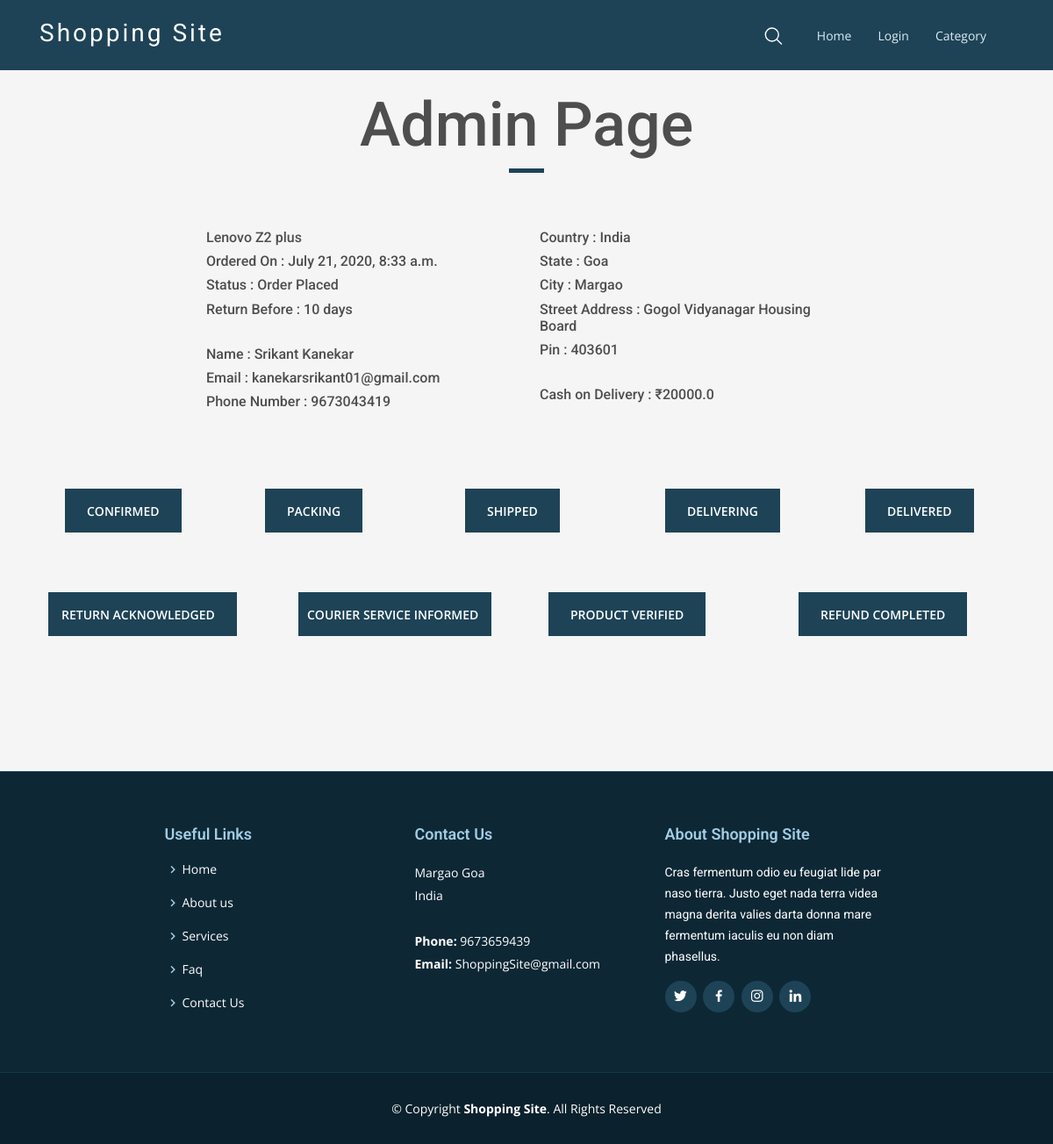
/admin_product_page/12, run on the app's committed database.
### products/models.py (models this page shows, shortened)
class Admin(models.Model):
    ordered_product = models.ForeignKey(Product, on_delete=models.CASCADE, related_name='admin')
    customer = models.ForeignKey(User, on_delete=models.CASCADE)
    status = models.IntegerField(choices=order_status, default=0)
    order_placed_date = models.DateTimeField(default=timezone.now, blank=True, null=True)
    order_confirmed_date = models.DateTimeField(blank=True, null=True)
    packing_date = models.DateTimeField(blank=True, null=True)
    shipped_date = models.DateTimeField(blank=True, null=True)
    out_for_delivery_date = models.DateTimeField(blank=True, null=True)
    delivered_date = models.DateTimeField(default=one_week_hence, blank=True, null=True)
    order_cancelled_date = models.DateTimeField(blank=True, null=True)
    return_request_placed_date = models.DateTimeField(blank=True, null=True)
    return_request_acknowledged_date = models.DateTimeField(blank=True, null=True)
    courier_service_informed_date = models.DateTimeField(blank=True, null=True)
    return_product_verified_date = models.DateTimeField(blank=True, null=True)
    refund_completed_date = models.DateTimeField(blank=True, null=True)
    delivered = models.BooleanField(default=False)

class Product(models.Model):
    title = models.CharField(max_length=100)
    category = TreeForeignKey('Category', null=True, blank=True, on_delete=models.CASCADE)
    image_url_1 = models.ImageField(upload_to='product/img', null=True, blank=True)
    image_url_2 = models.ImageField(upload_to='product/img', null=True, blank=True)
    image_url_3 = models.ImageField(upload_to='product/img', null=True, blank=True)
    offer_price = models.FloatField(default=0)
    original_price = models.FloatField(default=0)
    description = models.TextField(null=True, blank=True)
    quantity_left = models.IntegerField(null=True, blank=True)
    return_days = models.IntegerField(null=True, blank=True)
    slug = models.SlugField(unique=True, blank=True)

class Profile(models.Model):
    user = models.OneToOneField(User, on_delete=models.CASCADE)
    first_name = models.CharField(max_length=100, blank=True, null=True)
    last_name = models.CharField(max_length=100, blank=True, null=True)
    email = models.CharField(max_length=100, blank=True, null=True)
    dp = models.ImageField(upload_to='profile/img', null=True)
    country = models.CharField(max_length=20, null=True)
    state = models.CharField(max_length=20, null=True)
    city = models.CharField(max_length=20, null=True)
    street_address = models.CharField(max_length=50, null=True)
    postcode = models.IntegerField(null=True)
    phone_number = models.IntegerField(null=True)
    gender = models.CharField(choices=(('Male', 'Male'), ('Female', 'Female')), max_length=10, null=True)
    wishlist_products = models.ManyToManyField(Product, blank=True, related_name='wishlist')
    cart_products = models.ManyToManyField(Product, blank=True)
    total_original = models.IntegerField(default=0)
    total_offer = models.IntegerField(default=0)
    total = models.IntegerField(default=0)

### products/views.py (the view)
# urls.py: path('admin_product_page/<int:order_id>', views.admin_product_page, name='admin_product_page'),
def admin_product_page(request, order_id):
    order = Admin.objects.get(id=order_id)
    return render(request, 'template/admin_product_page.html', {'order': order})

### products/context_processors.py (called while the page is built)
def add_variable_to_context(request):
    if request.user.is_authenticated:
        wishlist_count = Profile.objects.get(user=request.user).wishlist_products.all().count()
        cart_count = Profile.objects.get(user=request.user).cart_products.all().count()
        order_count = Admin.objects.filter(customer=request.user).count()
        notification_count = Notification.objects.filter(user=request.user, close=False).count()
        notification_new_count = Notification.objects.filter(user=request.user, seen=False).count()
        return {
            'order_count': order_count,
            'wishlist_count': wishlist_count,
            'cart_count': cart_count,
            'notification_count': notification_count,
            'notification_new_count': notification_new_count,
        }
    else:
        return {}

### products/templates/template/admin_product_page.html (shortened to what this page needs)
{% extends 'template/base.html' %}
{% load static %}
{% block content %}
<section class="portfolio portfolio-title">
    <div class="container">
        <div class="row">
            <div class="col-sm-12">
                <div class="title-box text-center">
                    <h3 class="title-a">
                        Admin page
                    </h3>
                    <div class="line-mf"></div>
                </div>
            </div>
        </div>
    </div>
</section>
<div class="container">
    <div class="row">
        <div class="col-md-8" style="margin: auto;">
            <div class="row">
                <div class="col-md-6">
                    <h6>{{ order.ordered_product.title }}</h6>
                    <h6>Ordered On : {{ order.order_placed_date }}</h6>
                    <h6>Status : {{ order.get_status_display }}</h6>
                    <h6>Return Before : {{ order.ordered_product.return_days }} days</h6>
                    <br>
                    <h6>Name : {{ order.customer.first_name }} {{ order.customer.last_name }} </h6>
                    <h6>Email : {{ order.customer.email }}</h6>
                    <h6>Phone Number : {{ order.customer.profile.phone_number }}</h6>
                </div>
                <div class="col-md-6">
                    <h6>Country : {{ order.customer.profile.country }}</h6>
                    <h6>State : {{ order.customer.profile.state }}</h6>
                    <h6>City : {{ order.customer.profile.city }}</h6>
                    <h6>Street Address : {{ order.customer.profile.street_address }}</h6>
                    <h6>Pin : {{ order.customer.profile.postcode }}</h6>
                    <br>
                    <h6>Cash on Delivery : ₹{{ order.ordered_product.offer_price }}</h6>
                </div>
            </div>
        </div>
    </div>
    <br>
    <br>
    <br>
    <div class="row">
        <div class="col-md-12" style="margin: auto;">
            <div class="row">
                <div class="col-7 col-md-2" style="margin: auto;">
                    <a href="{% url 'admin_status_update' order_id=order.id status=1 %}" style="color: white"
                       class="proceed-btn">
                        Confirmed
                    </a>
                </div>
                <div class="col-7 col-md-2" style="margin: auto;">
                    <a href="{% url 'admin_status_update' order_id=order.id status=2 %}" style="color: white"
                       class="proceed-btn">
                        Packing
                    </a>
                </div>
                <div class="col-7 col-md-2" style="margin: auto;">
                    <a href="{% url 'admin_status_update' order_id=order.id status=3 %}" style="color: white"
                       class="proceed-btn">
                        Shipped
                    </a>
                </div>
                <div class="col-7 col-md-2" style="margin: auto;">
                    <a href="{% url 'admin_status_update' order_id=order.id status=4 %}"
                       style="color: white"
                       class="proceed-btn">
                        Delivering
                    </a>
                </div>
                <div class="col-7 col-md-2" style="margin: auto;">
                    <a href="{% url 'admin_status_update' order_id=order.id status=5 %}" style="color: white"
                       class="proceed-btn">
                        Delivered
                    </a>
                </div>
            </div>
            <br>
            <br>
            <div class="row">
                <div class="col-10 col-md-3" style="margin: auto;">
                    <a href="{% url 'admin_status_update' order_id=order.id status=8 %}"
                       style="color: white; padding: 15px 25px 14px 15px;"
                       class="proceed-btn">
                        Return Acknowledged
                    </a>
                </div>
                <div class="col-10 col-md-3" style="margin: auto;">
                    <a href="{% url 'admin_status_update' order_id=order.id status=9 %}"
                       style="color: white; padding: 15px 15px 14px 10px;"
                       class="proceed-btn">
                        Courier Service Informed
                    </a>
                </div>
                <div class="col-9 col-md-3" style="margin: auto;">
                    <a href="{% url 'admin_status_update' order_id=order.id status=10 %}"
                       style="color: white;"
                       class="proceed-btn">
                        Product Verified
                    </a>
                </div>
                <div class="col-9 col-md-3" style="margin: auto;">
                    <a href="{% url 'admin_status_update' order_id=order.id status=11 %}"
                       style="color: white"
                       class="proceed-btn">
                        Refund Completed
                    </a>
                </div>
            </div>
        </div>
    </div>
</div>
<br>
<br>
<br>
<br>
<br>
<br>
{% endblock %}

### products/static/css/style.css (style rules this page uses)
body { font-family : "Open Sans", sans-serif; color : #4e4e4e; background-color: #f5f5f5; }
a { color : #1e1e1e; text-decoration: none; transition : all 0.5s ease-in-out; }
h1, h2, h3, h4, h5, h6, .font-primary { font-family: "Roboto", sans-serif; }
.portfolio-title { margin-top: 100px; }
.portfolio .title-box { margin-bottom: 4rem; }
.portfolio .title-a { font-size : 70px; font-weight : 500; text-transform: capitalize; }
.portfolio .line-mf { width : 40px; height : 5px; background-color: #1e4356; margin : 0 auto; }
.proceed-btn { font-size : 14px; font-weight : 600; color : #ffffff; background : #1e4356; text-transform: uppercase; padding : 15px 25px 14px 25px; display : inline-flex; text-align : center; margin : 10px; }

### data on the page
Admin: ordered_product "Lenovo Z2 plus", order_placed_date "July 21, 2020, 8:33 a.m.", status "Order Placed", ordered_product.return_days "10", customer.first_name "Srikant", customer.last_name "Kanekar", customer.email "kanekarsrikant01@gmail.com", customer.profile.phone_number "9673043419", customer.profile.country "India", customer.profile.state "Goa", customer.profile.city "Margao", customer.profile.street_address "Gogol Vidyanagar Housing Board", customer.profile.postcode "403601", ordered_product.offer_price "20000.0"
